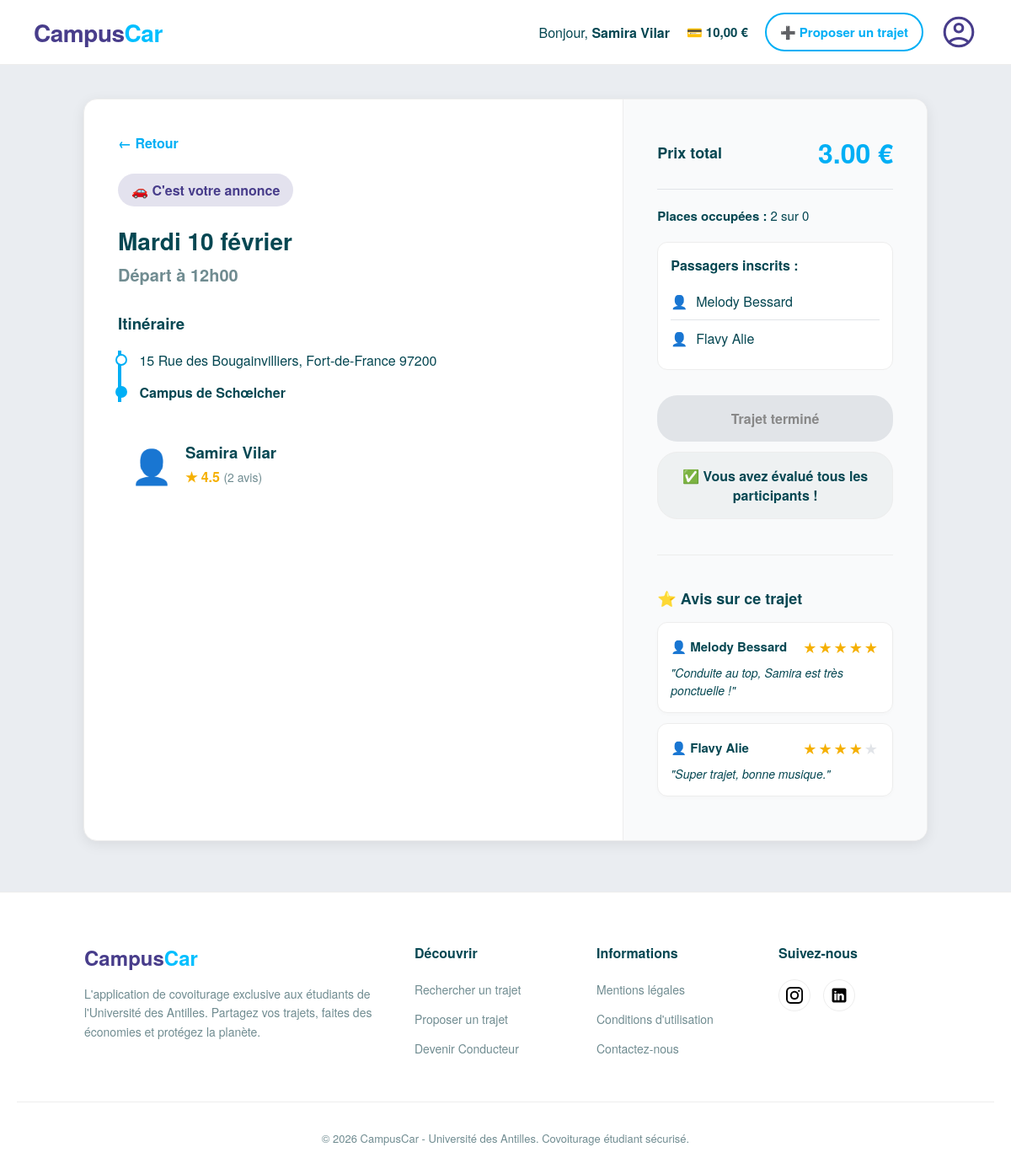
The app's page /index.php?action=trajet_details&id=101 (signed in) with its own data.
### tables this page shows
CREATE TABLE IF NOT EXISTS `trajet` (
  `id_trajet` int NOT NULL AUTO_INCREMENT,
  `date_heure` timestamp NOT NULL,
  `prix_course` decimal(5,2) DEFAULT NULL,
  `places_dispo` int DEFAULT NULL,
  `id_conducteur` int NOT NULL,
  `adresse_exterieure` varchar(150) NOT NULL,
  `latitude` decimal(10,8) DEFAULT NULL,
  `longitude` decimal(11,8) DEFAULT NULL,
  `sens_trajet` varchar(20) NOT NULL,
  `id_campus_cible` int NOT NULL,
  PRIMARY KEY (`id_trajet`),
  UNIQUE KEY `id_trajet` (`id_trajet`),
  KEY `id_conducteur` (`id_conducteur`),
  KEY `id_campus_cible` (`id_campus_cible`)
);

CREATE TABLE IF NOT EXISTS `campus` (
  `id_campus` int NOT NULL AUTO_INCREMENT,
  `nom_campus` varchar(100) NOT NULL,
  `commune` varchar(100) NOT NULL,
  `code_postal` varchar(5) DEFAULT NULL,
  `pole_geographique` varchar(50) DEFAULT NULL,
  `latitude` decimal(9,6) DEFAULT NULL,
  `longitude` decimal(9,6) DEFAULT NULL,
  PRIMARY KEY (`id_campus`),
  UNIQUE KEY `id_campus` (`id_campus`)
);

CREATE TABLE IF NOT EXISTS `utilisateur` (
  `id_utilisateur` int NOT NULL AUTO_INCREMENT,
  `id_sesame` varchar(50) NOT NULL,
  `mot_de_passe` varchar(255) NOT NULL,
  `nom` varchar(100) DEFAULT NULL,
  `prenom` varchar(100) DEFAULT NULL,
  `role` varchar(20) DEFAULT 'etudiant',
  `solde_virtuel` decimal(6,2) DEFAULT '10.00',
  `note_moyenne_calc` decimal(3,2) DEFAULT '0.00',
  PRIMARY KEY (`id_utilisateur`),
  UNIQUE KEY `id_utilisateur` (`id_utilisateur`),
  UNIQUE KEY `id_sesame` (`id_sesame`)
);

CREATE TABLE IF NOT EXISTS `evaluer` (
  `id_evaluation` int NOT NULL AUTO_INCREMENT,
  `id_trajet` int NOT NULL,
  `id_evaluateur` int NOT NULL,
  `id_evalue` int NOT NULL,
  `note_etoiles` int DEFAULT NULL,
  `commentaire` text,
  PRIMARY KEY (`id_evaluation`),
  UNIQUE KEY `id_evaluation` (`id_evaluation`),
  KEY `id_trajet` (`id_trajet`),
  KEY `id_evaluateur` (`id_evaluateur`),
  KEY `id_evalue` (`id_evalue`)
);

### views/trajet_details.php (the view, shortened to what the rows shown need)
<?php include __DIR__ . '/layout/header.php'; ?>
<main>
    <div class="details-container">
        <div class="details-left">
            <a href="javascript:history.back()" class="back-link">← Retour</a><br>
            <?php if ($trajet['is_driver']): ?>
                <div class="status-badge" style="background-color: rgba(72, 61, 139, 0.15); color: darkslateblue;">
                    🚗 C'est votre annonce
                </div>
            <?php elseif ($trajet['is_passenger']): ?>
                <div class="status-badge" style="background-color: rgba(0, 175, 245, 0.15); color: var(--bbc-bleu-vif);">
                    Vous êtes inscrit(e)
                </div>
            <?php endif; ?>
            <?php
                $jours_fr = ['Sunday' => 'Dimanche', 'Monday' => 'Lundi', 'Tuesday' => 'Mardi', 'Wednesday' => 'Mercredi', 'Thursday' => 'Jeudi', 'Friday' => 'Vendredi', 'Saturday' => 'Samedi'];
                $mois_fr = ['January' => 'janvier', 'February' => 'février', 'March' => 'mars', 'April' => 'avril', 'May' => 'mai', 'June' => 'juin', 'July' => 'juillet', 'August' => 'août', 'September' => 'septembre', 'October' => 'octobre', 'November' => 'novembre', 'December' => 'décembre'];
                $timestamp = strtotime($trajet['date_heure']);
                $nom_jour = $jours_fr[date('l', $timestamp)];
                $num_jour = date('d', $timestamp);
                $nom_mois = $mois_fr[date('F', $timestamp)];
                $date_format_fr = "$nom_jour $num_jour $nom_mois";
                $heure_format = date('H\hi', $timestamp);
                $maintenant = time();
                $is_past = $timestamp < ($maintenant - 4 * 3600);
                $is_en_cours = ($timestamp <= $maintenant && $timestamp >= ($maintenant - 4 * 3600));
            ?>
            <h2 style="margin: 0 0 5px 0; color: var(--bbc-fonce); font-size: 28px;"><?= $date_format_fr ?></h2>
            <div style="font-size: 20px; font-weight: 600; color: var(--bbc-gris-texte); margin-bottom: 30px;">
                Départ à <?= $heure_format ?>
            </div>
            <div style="margin-bottom: 24px;">
                <h3 style="margin-top: 0; color: var(--bbc-fonce);">Itinéraire</h3>
                <div style="margin-top: 15px; padding-left: 20px; border-left: 4px solid var(--bbc-bleu-vif);">
                    <p style="margin: 0 0 15px 0; font-size: 16px;">
                        <span style="display:inline-block; width: 10px; height: 10px; border-radius: 50%; border: 2px solid var(--bbc-bleu-vif); margin-left: -27px; background: white; margin-right: 10px;"></span>
                        <?= $trajet['sens_trajet'] == 'vers campus' ? htmlspecialchars($trajet['adresse_exterieure']) : htmlspecialchars($trajet['nom_campus']) ?>
                    </p>
                    <p style="margin: 0; font-weight: bold; font-size: 16px;">
                        <span style="display:inline-block; width: 10px; height: 10px; border-radius: 50%; border: 2px solid var(--bbc-bleu-vif); margin-left: -27px; background: var(--bbc-bleu-vif); margin-right: 10px;"></span>
                        <?= $trajet['sens_trajet'] == 'vers campus' ? htmlspecialchars($trajet['nom_campus']) : htmlspecialchars($trajet['adresse_exterieure']) ?>
                    </p>
                </div>
            </div>
            <div class="driver-info">
                <div style="font-size: 40px;">👤</div>
                <div>
                    <h3 style="margin: 0; color: var(--bbc-fonce);"><?= htmlspecialchars($trajet['conducteur_prenom']) ?> <?= htmlspecialchars($trajet['conducteur_nom']) ?></h3>
                    <div style="color: #f5b000; font-weight: bold; margin-top: 4px;">
                        ★ <?= $trajet['nb_avis'] > 0 ? number_format($trajet['vraie_note'], 1) : 'Nouveau' ?>
                        <span style="color: var(--bbc-gris-texte); font-size: 14px; font-weight: normal;">(<?= $trajet['nb_avis'] ?> avis)</span>
                    </div>
                </div>
            </div>
        </div>
        <div class="details-right">
            <div style="display: flex; justify-content: space-between; align-items: center; border-bottom: 1px solid #e1e4e8; padding-bottom: 20px; margin-bottom: 20px;">
                <span style="font-size: 18px; color: var(--bbc-fonce); font-weight: bold;">Prix total</span>
                <span style="font-size: 32px; font-weight: 800; color: var(--bbc-bleu-vif);"><?= number_format($trajet['prix_course'], 2) ?> €</span>
            </div>
            <div style="margin-bottom: 20px; font-size: 15px; color: var(--bbc-fonce);">
                <strong>Places occupées :</strong> <?= $trajet['nb_passagers'] ?> sur <?= $trajet['places_dispo'] ?>
            </div>
            <?php if ($trajet['is_driver'] && $trajet['nb_passagers'] > 0): ?>
                <div class="passenger-list">
                    <strong style="display: block; margin-bottom: 10px; color: var(--bbc-fonce);">Passagers inscrits :</strong>
                    <?php foreach ($passagers_list as $p): ?>
                        <div class="passenger-item">
                            <span>👤</span> <?= htmlspecialchars($p['prenom'] . ' ' . $p['nom']) ?>
                        </div>
                    <?php endforeach; ?>
                </div>
            <?php endif; ?>
            <div style="margin-top: auto;">
                <?php if ($is_en_cours): ?>
                    <?php if ($trajet['is_passenger']): ?>
                        <button id="btnPayerTrajet" class="action-btn" style="background-color: #1e8e3e; color: white; border: none; cursor: pointer;">
                            📷 Scanner pour Payer
                        </button>
                    <?php elseif ($trajet['is_driver']): ?>
                        <button id="btnPayerTrajet" class="action-btn" style="background-color: #1e8e3e; color: white; border: none; cursor: pointer;">
                            📷 Scanner le passager
                        </button>
                    <?php else: ?>
                        <div class="action-btn" style="background-color: #e1e4e8; color: #888; cursor: not-allowed;">En cours</div>
                    <?php endif; ?>
                    <script>
                        document.getElementById('btnPayerTrajet')?.addEventListener('click', function() {
                            let cameraAccess = confirm("campuscar.univ-antilles.fr souhaite accéder à votre appareil photo pour scanner le QR Code.");
                            if(cameraAccess) {
                                alert("✅ Scan réussi !\nConfirmation du paiement du trajet (<?= number_format($trajet['prix_course'], 2) ?> €).");
                                window.location.href = "index.php?action=mes_trajets";
                            } else {
                                alert("❌ Accès à la caméra refusé.");
                            }
                        });
                    </script>
                <?php elseif ($is_past): ?>
                    <div class="action-btn" style="background-color: #e1e4e8; color: #888; cursor: not-allowed;">Trajet terminé</div>
                    <?php if ($trajet['is_passenger'] || $trajet['is_driver']): ?>
                        <?php
                        $personnes_a_evaluer = [];
                        ?>
                        <?php if (count($personnes_a_evaluer) > 0): ?>
                            <div class="eval-box">
                                <h4 style="margin-top: 0; margin-bottom: 10px; color: var(--bbc-fonce);">⭐ Évaluer un participant</h4>
                                <form action="index.php?action=process_evaluer_trajet" method="POST">
                                    <input type="hidden" name="id_trajet" value="<?= $trajet['id_trajet'] ?>">
                                    <select name="id_evalue" class="eval-select" required>
                                        <option value="">Choisissez une personne...</option>
                                        <?php foreach ($personnes_a_evaluer as $id => $label): ?>
                                            <option value="<?= $id ?>"><?= htmlspecialchars($label) ?></option>
                                        <?php endforeach; ?>
                                    </select>
                                    <div class="rating-css">
                                        <input type="radio" id="star5" name="note" value="5" checked>
                                        <label for="star5" title="5 étoiles">★</label>
                                        <input type="radio" id="star4" name="note" value="4">
                                        <label for="star4" title="4 étoiles">★</label>
                                        <input type="radio" id="star3" name="note" value="3">
                                        <label for="star3" title="3 étoiles">★</label>
                                        <input type="radio" id="star2" name="note" value="2">
                                        <label for="star2" title="2 étoiles">★</label>
                                        <input type="radio" id="star1" name="note" value="1">
                                        <label for="star1" title="1 étoile">★</label>
                                    </div>
                                    <textarea name="commentaire" class="eval-textarea" placeholder="Un petit mot sur le trajet ? (Optionnel)"></textarea>
                                    <button type="submit" class="action-btn" style="background-color: #f5b000; color: white; border: none; padding: 12px; margin-bottom: 0;">
                                        Publier mon avis
                                    </button>
                                </form>
                            </div>
                        <?php else: ?>
                            <div class="action-btn" style="background-color: #eef1f2; color: var(--bbc-fonce); cursor: default; border: 1px solid var(--bordure); margin-top: 10px;">
                                ✅ Vous avez évalué tous les participants !
                            </div>
                        <?php endif; ?>
                    <?php endif; ?>
                <?php endif; ?>
            </div>
            <?php if ($is_past): ?>
                <div style="margin-top: 30px; border-top: 1px solid var(--bordure); padding-top: 20px;">
                    <h3 style="color: var(--bbc-fonce); font-size: 18px; margin-bottom: 15px;">⭐ Avis sur ce trajet</h3>
                    <?php if (empty($evaluations_recues)): ?>
                        <p style="color: var(--bbc-gris-texte); font-size: 14px; font-style: italic;">
                            Aucun avis n'a encore été publié pour ce trajet.
                        </p>
                    <?php else: ?>
                        <?php foreach ($evaluations_recues as $avis): ?>
                            <?php
                            $c_est_mon_avis = (isset($avis['id_evaluateur']) && $avis['id_evaluateur'] == $_SESSION['user_id']);
                            ?>
                            <div style="background-color: var(--blanc); border: 1px solid <?= $c_est_mon_avis ? 'var(--bbc-bleu-vif)' : 'var(--bordure)' ?>; border-radius: 12px; padding: 15px; margin-bottom: 12px; box-shadow: 0 2px 4px rgba(0,0,0,0.02);">
                                <div style="display: flex; justify-content: space-between; align-items: center; margin-bottom: 8px;">
                                    <strong style="color: var(--bbc-fonce); font-size: 15px;">
                                        👤 <?= htmlspecialchars($avis['prenom'] . ' ' . $avis['nom']) ?>
                                    </strong>
                                    <span style="color: #f5b000; font-size: 18px; letter-spacing: 2px;">
                                        <?= str_repeat('★', $avis['note_etoiles']) ?><span style="color: #e1e4e8;"><?= str_repeat('★', 5 - $avis['note_etoiles']) ?></span>
                                    </span>
                                </div>
                                <p style="margin: 0; color: var(--bbc-fonce); font-size: 14px; line-height: 1.5; font-style: italic;">
                                    "<?= htmlspecialchars($avis['commentaire']) ?>"
                                </p>
                            </div>
                        <?php endforeach; ?>
                    <?php endif; ?>
                </div>
            <?php endif; ?>
        </div>
    </div>
</main>
<?php include __DIR__ . '/layout/footer.php'; ?>

### records on screen
trajet: date_heure "Mardi 10 février", date_heure "12h00", adresse_exterieure "15 Rue des Bougainvilliers, Fort-de-France 97200", campus.nom_campus "Campus de Schœlcher", utilisateur.prenom "Samira", utilisateur.nom "Vilar", prix_course "3.00", places_dispo "0"
utilisateur: prenom+nom "Melody Bessard"
utilisateur: prenom+nom "Flavy Alie"
evaluer: utilisateur.prenom+nom "Melody Bessard", note_etoiles "★★★★★", commentaire "Conduite au top, Samira est très ponctuelle !"
evaluer: utilisateur.prenom+nom "Flavy Alie", note_etoiles "★★★★", note_etoiles "★", commentaire "Super trajet, bonne musique."

### other values on screen
$_SESSION['user_nom'] "Samira Vilar"
$_SESSION['user_solde'] "10,00"
$trajet['vraie_note'] "4.5"
$trajet['nb_avis'] "2"
$trajet['nb_passagers'] "2"
